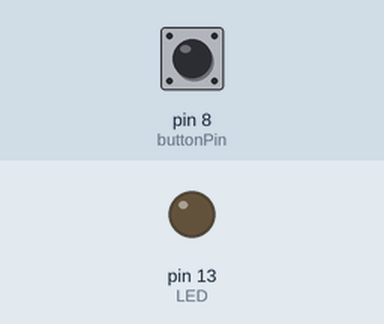
Recording of a sketch running on a simulated Arduino Uno, built with avr-gcc and run on an emulated ATmega328P. On the bench: output pins drawn as LEDs (lit = HIGH). The test bench sets the inputs (shaded band); at power-on: pin 8 (buttonPin) LOW.

Above: at 1.2 s.
1.3 s: pin 8 (buttonPin) pulled HIGH for 0.15 s
At 1.37 s:
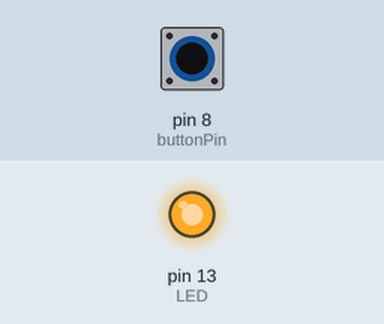
2.9 s: pin 8 (buttonPin) pulled HIGH for 3.2 s
At 7.1 s:
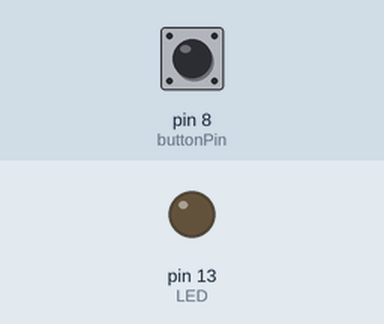
Timing chart, 0 to 8.6 s (numbered marks = the images above; inputs shaded):
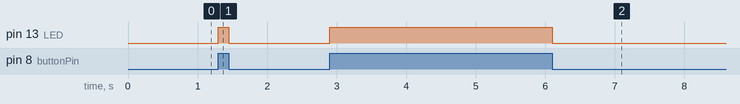

Measured:
- after the input at 1.3 s, pin 13 (LED): LOW → HIGH at once, → LOW 0.15 s later
- after the input at 2.9 s, pin 13 (LED): LOW → HIGH at once, → LOW 3.2 s later

The sketch:

buttonCircuitCode.ino
```cpp
int buttonPin = 8;
int LED = 13;
int buttonState;

void setup(){
  pinMode(LED, OUTPUT);
  pinMode(buttonPin, INPUT);
}
void loop(){
  digitalRead(buttonPin);
  buttonState = digitalRead(buttonPin);
  if (buttonState == HIGH) {
    digitalWrite(13,HIGH);
    }
  else {
    digitalWrite(13,LOW);
    }
}
```
